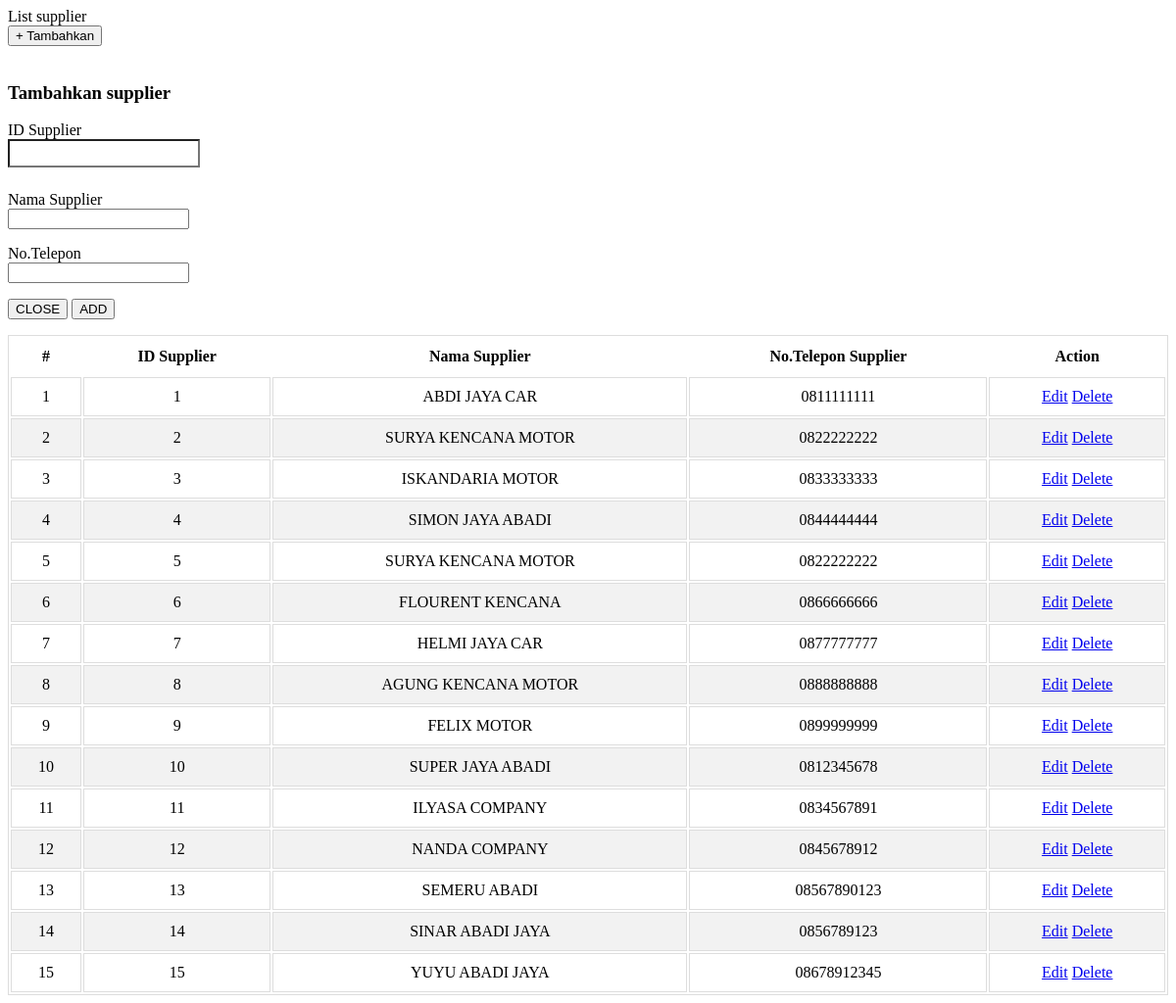
Page /page/master/supplier/list-supplier.php on the committed database.
### tables this page shows
CREATE TABLE `supplier` (
  `id_sup` int(10) NOT NULL,
  `nama_sup` varchar(30) NOT NULL,
  `notelp_sup` varchar(15) NOT NULL
);

### page/master/supplier/list-supplier.php (the view, shortened to what this page needs)
<?php
    include('koneksi.php');
    $select_supplier	= mysqli_query($koneksi, "SELECT * FROM supplier");
?>
<div class="list-jenis">
    <div class="row">
        <section class="panel panel-default">
            <div class="col-sm-12">
                <section class="panel panel-default">
                    <div class="panel panel-heading">List supplier</div>
                    <div class="panel panel-body">
                        <button type="button" class="btn btn-primary" data-toggle="modal" data-target="#regis-c"> + Tambahkan </button>
                        <br /> <br />
                        <div class="modal fade" id="regis-c" data-bs-backdrop="static" data-bs-keyboard="false" tabindex="-1" aria-labelledby="staticBackdropLabel" aria-hidden="true">
                            <div class="modal-dialog modal-dialog-centered" role="document">
                                <div class="modal-content">
                                    <div class="modal-header">
                                        <h3 class="modal-title" id="modal-title">Tambahkan supplier</h3>
                                    </div>
                                    <form action="" method="POST" autocomplete="off">
                                        <div class="modal-body">
                                            <p>
                                                <label for="name">ID Supplier</label><br />
                                                <input class="form-control" name="id_sup" id="id_sup" type="text" required />
                                            </p>
                                            <p>
                                                <label for="nama_sup">Nama Supplier</label><br />
                                                <input class="form-control" name="nama_sup" id="nama_sup" type="email" required />
                                            </p>
                                            <p>
                                                <label for="notelp_sup">No.Telepon</label><br />
                                                <input class="form-control" name="notelp_sup" id="notelp_sup" type="phone" required />
                                            </p>
                                        </div>
                                        <div class="modal-footer">
                                            <button type="close" class="btn btn-secondary" data-dismiss="modal">CLOSE</button>
                                            <button type="submit" class="btn btn-primary" name="regis-supplier">ADD</button>
                                        </div>
                                    </form>
                                </div>
                            </div>
                        </div>
                        <table  class="table table-hover">
                            <thead>
                                <tr>
                                    <th>#</th>
                                    <th>ID Supplier</th>
                                    <th>Nama Supplier</th>
                                    <th>No.Telepon Supplier</th>
                                    <th>Action</th>
                                </tr>
                            </thead>
                            <tbody>
                                <?php
                                    $no = 1;
                                    while($row = mysqli_fetch_array($select_supplier)){
                                ?>
                                <tr>
                                    <td><?=$no++; ?></td>
                                    <td><?=$row['id_sup']; ?></td>
                                    <td><?=$row['nama_sup']; ?></td>
                                    <td><?=$row['notelp_sup']; ?></td>
                                    <td>
                                        <a href="index.php?page=master/supplier/update-supplier&id_sup=<?=$row['id_sup']; ?>" class="btn btn-warning">Edit</a>
                                        <a href="index.php?page=master/supplier/delete-supplier&id_sup=<?=$row['id_sup']; ?>" class="btn btn-danger">Delete</a>
                                <?php } ?>
                            </tbody>
                        </table>
                    </div>
                </section>
            </div>
        </section>
    </div>
</div>

### page/master/supplier/list-supplier.php (style rules this page uses)
input[type=text] { background-color: white; padding: 5px 5px 5px 10px; margin-bottom: 8px; }
table, th, td { border: 1px solid #ddd; }
table { width: 100%; }
th { font-weight: bold; border: none; }
tr:nth-child(even) { background-color: #f2f2f2; }
th, td { padding: 10px; text-align: center; }

### rows in the picture
supplier: id_sup "1", nama_sup "ABDI JAYA CAR", notelp_sup "0811111111"
supplier: id_sup "2", nama_sup "SURYA KENCANA MOTOR", notelp_sup "0822222222"
supplier: id_sup "3", nama_sup "ISKANDARIA MOTOR", notelp_sup "0833333333"
supplier: id_sup "4", nama_sup "SIMON JAYA ABADI", notelp_sup "0844444444"
supplier: id_sup "5", nama_sup "SURYA KENCANA MOTOR", notelp_sup "0822222222"
supplier: id_sup "6", nama_sup "FLOURENT KENCANA", notelp_sup "0866666666"
supplier: id_sup "7", nama_sup "HELMI JAYA CAR", notelp_sup "0877777777"
supplier: id_sup "8", nama_sup "AGUNG KENCANA MOTOR", notelp_sup "0888888888"
supplier: id_sup "9", nama_sup "FELIX MOTOR", notelp_sup "0899999999"
supplier: id_sup "10", nama_sup "SUPER JAYA ABADI", notelp_sup "0812345678"
supplier: id_sup "11", nama_sup "ILYASA COMPANY", notelp_sup "0834567891"
supplier: id_sup "12", nama_sup "NANDA COMPANY", notelp_sup "0845678912"
supplier: id_sup "13", nama_sup "SEMERU ABADI", notelp_sup "08567890123"
supplier: id_sup "14", nama_sup "SINAR ABADI JAYA", notelp_sup "0856789123"
supplier: id_sup "15", nama_sup "YUYU ABADI JAYA", notelp_sup "08678912345"
